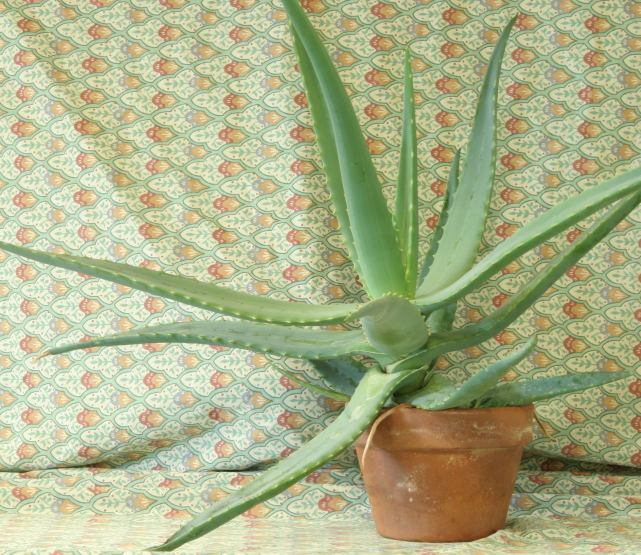
//> input picture disparty_opencv/data/aloeL.jpg, 1282 x 1110 px (shown at 1/2 size)
$ ./disparty_filtering ../data/aloeL.jpg data/aloeGT.png   (built with g++ and OpenCV 4)
//> lines starting //> are read from the running program, lines starting //| are printed output that depends on the picture
//copied from : https://github.com/opencv/opencv_contrib/blob/master/modules/ximgproc/samples/disparity_filtering.cpp
// as per : https://docs.opencv.org/trunk/d3/d14/tutorial_ximgproc_disparity_filtering.html

#include "opencv2/calib3d.hpp"
#include "opencv2/imgproc.hpp"
#include "opencv2/imgcodecs.hpp"
#include "opencv2/highgui.hpp"
#include "opencv2/core/utility.hpp"
#include "opencv2/ximgproc.hpp"
#include <iostream>
#include <string>

using namespace cv;
using namespace cv::ximgproc;
using namespace std;

Rect computeROI(Size2i src_sz, Ptr<StereoMatcher> matcher_instance);

const String keys =
    "{help h usage ? |                  | print this message                                                }"
    "{@left          |../data/aloeL.jpg | left view of the stereopair                                       }"
    "{@right         |../data/aloeR.jpg | right view of the stereopair                                      }"
    "{GT             |../data/aloeGT.png| optional ground-truth disparity (MPI-Sintel or Middlebury format) }"
    "{dst_path       |None              | optional path to save the resulting filtered disparity map        }"
    "{dst_raw_path   |None              | optional path to save raw disparity map before filtering          }"
    "{algorithm      |bm                | stereo matching method (bm or sgbm)                               }"
    "{filter         |wls_conf          | used post-filtering (wls_conf or wls_no_conf or fbs_conf)         }"
    "{no-display     |                  | don't display results                                             }"
    "{no-downscale   |                  | force stereo matching on full-sized views to improve quality      }"
    "{dst_conf_path  |None              | optional path to save the confidence map used in filtering        }"
    "{vis_mult       |1.0               | coefficient used to scale disparity map visualizations            }"
    "{max_disparity  |160               | parameter of stereo matching                                      }"
    "{window_size    |-1                | parameter of stereo matching                                      }"
    "{wls_lambda     |8000.0            | parameter of wls post-filtering                                   }"
    "{wls_sigma      |1.5               | parameter of wls post-filtering                                   }"
    "{fbs_spatial    |16.0              | parameter of fbs post-filtering                                   }"
    "{fbs_luma       |8.0               | parameter of fbs post-filtering                                   }"
    "{fbs_chroma     |8.0               | parameter of fbs post-filtering                                   }"
    "{fbs_lambda     |128.0             | parameter of fbs post-filtering                                   }"
    ;

int main(int argc, char** argv)
{
    CommandLineParser parser(argc,argv,keys);
    parser.about("Disparity Filtering Demo");
    if (parser.has("help"))
    {
        parser.printMessage();
        return 0;
    }

    String left_im = parser.get<String>(0);
    String right_im = parser.get<String>(1);
    String GT_path = parser.get<String>("GT");

    String dst_path = parser.get<String>("dst_path");
    String dst_raw_path = parser.get<String>("dst_raw_path");
    String dst_conf_path = parser.get<String>("dst_conf_path");
    String algo = parser.get<String>("algorithm");
    String filter = parser.get<String>("filter");
    bool no_display = parser.has("no-display");
    bool no_downscale = parser.has("no-downscale");
    int max_disp = parser.get<int>("max_disparity");
    double lambda = parser.get<double>("wls_lambda");
    double sigma  = parser.get<double>("wls_sigma");
    double fbs_spatial = parser.get<double>("fbs_spatial");
    double fbs_luma = parser.get<double>("fbs_luma");
    double fbs_chroma = parser.get<double>("fbs_chroma");
    double fbs_lambda = parser.get<double>("fbs_lambda");
    double vis_mult = parser.get<double>("vis_mult");

    int wsize;
    if(parser.get<int>("window_size")>=0) //user provided window_size value
        wsize = parser.get<int>("window_size");
    else
    {
        if(algo=="sgbm")
            wsize = 3; //default window size for SGBM
        else if(!no_downscale && algo=="bm" && filter=="wls_conf")
            wsize = 7; //default window size for BM on downscaled views (downscaling is performed only for wls_conf)
        else
            wsize = 15; //default window size for BM on full-sized views
    }

    if (!parser.check())
    {
        parser.printErrors();
        return -1;
    }

    //! [load_views]
    Mat left  = imread(left_im ,IMREAD_COLOR);
//> left is the input picture: 1110 rows x 1282 cols, CV_8UC3; mean B, G, R 136.6, 177.2, 171.2
    if ( left.empty() )
    {
        cout<<"Cannot read image file: "<<left_im;
        return -1;
    }

    Mat right = imread(right_im,IMREAD_COLOR);
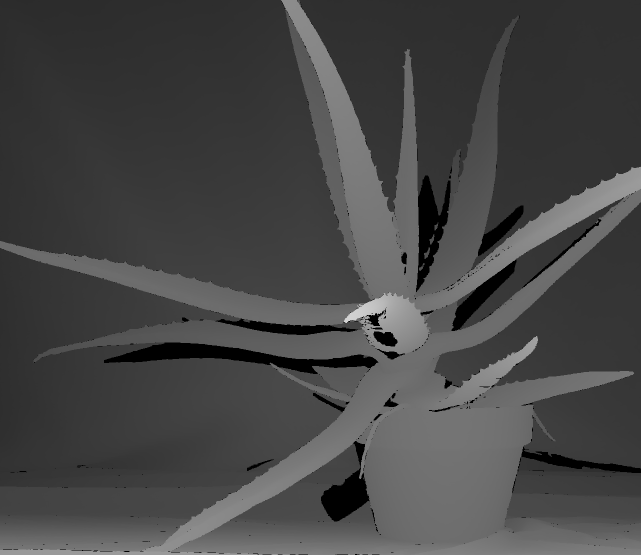
//> input picture disparty_opencv/data/aloeGT.png, 1282 x 1110 px (shown at 1/2 size)
//> right is the input picture: 1110 rows x 1282 cols, CV_8UC3; min 0, max 211, mean 69.8
    if ( right.empty() )
    {
        cout<<"Cannot read image file: "<<right_im;
        return -1;
    }
    //! [load_views]

    bool noGT;
    Mat GT_disp;
    if (GT_path=="../data/aloeGT.png" && left_im!="../data/aloeL.jpg")
        noGT=true;
    else
    {
        noGT=false;
        if(readGT(GT_path,GT_disp)!=0)
        {
            cout<<"Cannot read ground truth image file: "<<GT_path<<endl;
            return -1;
        }
    }

    Mat left_for_matcher, right_for_matcher;
    Mat left_disp,right_disp;
    Mat filtered_disp,solved_disp,solved_filtered_disp;
    Mat conf_map = Mat(left.rows,left.cols,CV_8U);
    conf_map = Scalar(255);
    Rect ROI;
    Ptr<DisparityWLSFilter> wls_filter;
    double matching_time, filtering_time;
    double solving_time = 0;
    if(max_disp<=0 || max_disp%16!=0)
    {
        cout<<"Incorrect max_disparity value: it should be positive and divisible by 16";
        return -1;
    }
    if(wsize<=0 || wsize%2!=1)
    {
        cout<<"Incorrect window_size value: it should be positive and odd";
        return -1;
    }

    if(filter=="wls_conf") // filtering with confidence (significantly better quality than wls_no_conf)
    {
        if(!no_downscale)
        {
            // downscale the views to speed-up the matching stage, as we will need to compute both left
            // and right disparity maps for confidence map computation
            //! [downscale]
            max_disp/=2;
            if(max_disp%16!=0)
                max_disp += 16-(max_disp%16);
            resize(left ,left_for_matcher ,Size(),0.5,0.5, INTER_LINEAR_EXACT);
            resize(right,right_for_matcher,Size(),0.5,0.5, INTER_LINEAR_EXACT);
            //! [downscale]
        }
        else
        {
            left_for_matcher  = left.clone();
            right_for_matcher = right.clone();
        }

        if(algo=="bm")
        {
            //! [matching]
            Ptr<StereoBM> left_matcher = StereoBM::create(max_disp,wsize);
            wls_filter = createDisparityWLSFilter(left_matcher);
            Ptr<StereoMatcher> right_matcher = createRightMatcher(left_matcher);

            cvtColor(left_for_matcher,  left_for_matcher,  COLOR_BGR2GRAY);
//> left_for_matcher: 555 rows x 641 cols, CV_8UC1
            cvtColor(right_for_matcher, right_for_matcher, COLOR_BGR2GRAY);
//> right_for_matcher: 555 rows x 641 cols, CV_8UC1

            matching_time = (double)getTickCount();
            left_matcher-> compute(left_for_matcher, right_for_matcher,left_disp);
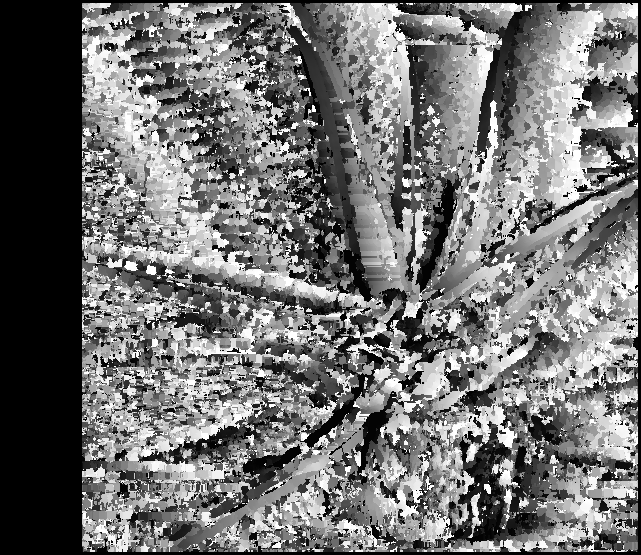
//> left_disp: 555 rows x 641 cols, CV_16SC1; min -16, max 1264, mean 560.7; drawn with min black and max white
            right_matcher->compute(right_for_matcher,left_for_matcher, right_disp);
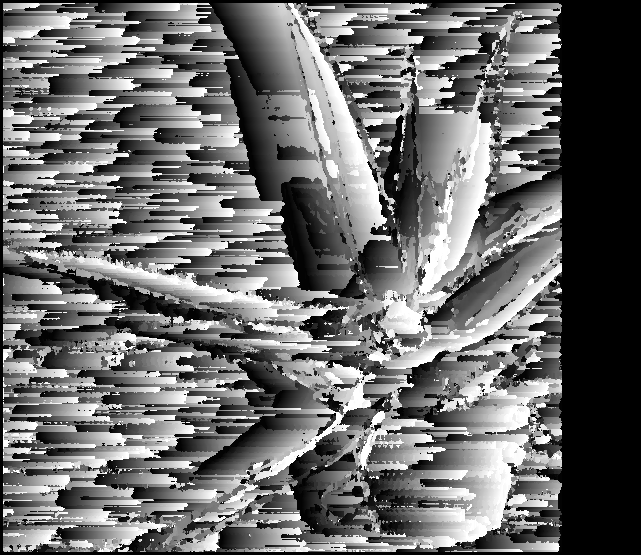
//> right_disp: 555 rows x 641 cols, CV_16SC1; min -1280, max 0, mean -732.7; drawn with min black and max white
            matching_time = ((double)getTickCount() - matching_time)/getTickFrequency();
            //! [matching]
        }
        else if(algo=="sgbm")
        {
            Ptr<StereoSGBM> left_matcher  = StereoSGBM::create(0,max_disp,wsize);
            left_matcher->setP1(24*wsize*wsize);
            left_matcher->setP2(96*wsize*wsize);
            left_matcher->setPreFilterCap(63);
            left_matcher->setMode(StereoSGBM::MODE_SGBM_3WAY);
            wls_filter = createDisparityWLSFilter(left_matcher);
            Ptr<StereoMatcher> right_matcher = createRightMatcher(left_matcher);

            matching_time = (double)getTickCount();
            left_matcher-> compute(left_for_matcher, right_for_matcher,left_disp);
            right_matcher->compute(right_for_matcher,left_for_matcher, right_disp);
            matching_time = ((double)getTickCount() - matching_time)/getTickFrequency();
        }
        else
        {
            cout<<"Unsupported algorithm";
            return -1;
        }

        //! [filtering]
        wls_filter->setLambda(lambda);
        wls_filter->setSigmaColor(sigma);
        filtering_time = (double)getTickCount();
        wls_filter->filter(left_disp,left,filtered_disp,right_disp);
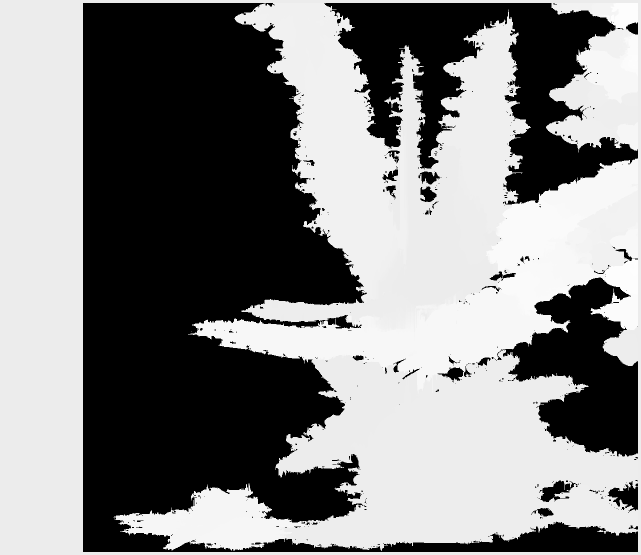
//> filtered_disp: 1110 rows x 1282 cols, CV_16SC1 (shown at 1/2 size); min -32768, max 2490, mean -14704.6; drawn with min black and max white
        filtering_time = ((double)getTickCount() - filtering_time)/getTickFrequency();
        //! [filtering]
        conf_map = wls_filter->getConfidenceMap();

        // Get the ROI that was used in the last filter call:
        ROI = wls_filter->getROI();
        if(!no_downscale)
        {
            // upscale raw disparity and ROI back for a proper comparison:
            resize(left_disp,left_disp,Size(),2.0,2.0,INTER_LINEAR_EXACT);
//> left_disp: 1110 rows x 1282 cols, CV_16SC1
            left_disp = left_disp*2.0;
            ROI = Rect(ROI.x*2,ROI.y*2,ROI.width*2,ROI.height*2);
        }
    }
    else if(filter=="fbs_conf") // filtering with fbs and confidence using also wls pre-processing
    {
        if(!no_downscale)
        {
            // downscale the views to speed-up the matching stage, as we will need to compute both left
            // and right disparity maps for confidence map computation
            //! [downscale_wls]
            max_disp/=2;
            if(max_disp%16!=0)
                max_disp += 16-(max_disp%16);
            resize(left ,left_for_matcher ,Size(),0.5,0.5);
            resize(right,right_for_matcher,Size(),0.5,0.5);
            //! [downscale_wls]
        }
        else
        {
            left_for_matcher  = left.clone();
            right_for_matcher = right.clone();
        }

        if(algo=="bm")
        {
            //! [matching_wls]
            Ptr<StereoBM> left_matcher = StereoBM::create(max_disp,wsize);
            wls_filter = createDisparityWLSFilter(left_matcher);
            Ptr<StereoMatcher> right_matcher = createRightMatcher(left_matcher);

            cvtColor(left_for_matcher,  left_for_matcher,  COLOR_BGR2GRAY);
            cvtColor(right_for_matcher, right_for_matcher, COLOR_BGR2GRAY);

            matching_time = (double)getTickCount();
            left_matcher-> compute(left_for_matcher, right_for_matcher,left_disp);
            right_matcher->compute(right_for_matcher,left_for_matcher, right_disp);
            matching_time = ((double)getTickCount() - matching_time)/getTickFrequency();
            //! [matching_wls]
        }
        else if(algo=="sgbm")
        {
            Ptr<StereoSGBM> left_matcher  = StereoSGBM::create(0,max_disp,wsize);
            left_matcher->setP1(24*wsize*wsize);
            left_matcher->setP2(96*wsize*wsize);
            left_matcher->setPreFilterCap(63);
            left_matcher->setMode(StereoSGBM::MODE_SGBM_3WAY);
            wls_filter = createDisparityWLSFilter(left_matcher);
            Ptr<StereoMatcher> right_matcher = createRightMatcher(left_matcher);

            matching_time = (double)getTickCount();
            left_matcher-> compute(left_for_matcher, right_for_matcher,left_disp);
            right_matcher->compute(right_for_matcher,left_for_matcher, right_disp);
            matching_time = ((double)getTickCount() - matching_time)/getTickFrequency();
        }
        else
        {
            cout<<"Unsupported algorithm";
            return -1;
        }

        //! [filtering_wls]
        wls_filter->setLambda(lambda);
        wls_filter->setSigmaColor(sigma);
        filtering_time = (double)getTickCount();
        wls_filter->filter(left_disp,left,filtered_disp,right_disp);
        filtering_time = ((double)getTickCount() - filtering_time)/getTickFrequency();
        //! [filtering_wls]

        conf_map = wls_filter->getConfidenceMap();

        Mat left_disp_resized;
        resize(left_disp,left_disp_resized,left.size());

        // Get the ROI that was used in the last filter call:
        ROI = wls_filter->getROI();
        if(!no_downscale)
        {
            // upscale raw disparity and ROI back for a proper comparison:
            resize(left_disp,left_disp,Size(),2.0,2.0);
            left_disp = left_disp*2.0;
            left_disp_resized = left_disp_resized*2.0;
            ROI = Rect(ROI.x*2,ROI.y*2,ROI.width*2,ROI.height*2);
        }

#ifdef HAVE_EIGEN
        //! [filtering_fbs]
        solving_time = (double)getTickCount();
        fastBilateralSolverFilter(left, left_disp_resized, conf_map/255.0f, solved_disp, fbs_spatial, fbs_luma, fbs_chroma, fbs_lambda);
        solving_time = ((double)getTickCount() - solving_time)/getTickFrequency();
        //! [filtering_fbs]

        //! [filtering_wls2fbs]
        fastBilateralSolverFilter(left, filtered_disp, conf_map/255.0f, solved_filtered_disp, fbs_spatial, fbs_luma, fbs_chroma, fbs_lambda);
        //! [filtering_wls2fbs]
#else
        (void)fbs_spatial;
        (void)fbs_luma;
        (void)fbs_chroma;
        (void)fbs_lambda;
#endif
    }
    else if(filter=="wls_no_conf")
    {
        /* There is no convenience function for the case of filtering with no confidence, so we
        will need to set the ROI and matcher parameters manually */

        left_for_matcher  = left.clone();
        right_for_matcher = right.clone();

        if(algo=="bm")
        {
            Ptr<StereoBM> matcher  = StereoBM::create(max_disp,wsize);
            matcher->setTextureThreshold(0);
            matcher->setUniquenessRatio(0);
            cvtColor(left_for_matcher,  left_for_matcher, COLOR_BGR2GRAY);
            cvtColor(right_for_matcher, right_for_matcher, COLOR_BGR2GRAY);
            ROI = computeROI(left_for_matcher.size(),matcher);
            wls_filter = createDisparityWLSFilterGeneric(false);
            wls_filter->setDepthDiscontinuityRadius((int)ceil(0.33*wsize));

            matching_time = (double)getTickCount();
            matcher->compute(left_for_matcher,right_for_matcher,left_disp);
            matching_time = ((double)getTickCount() - matching_time)/getTickFrequency();
        }
        else if(algo=="sgbm")
        {
            Ptr<StereoSGBM> matcher  = StereoSGBM::create(0,max_disp,wsize);
            matcher->setUniquenessRatio(0);
            matcher->setDisp12MaxDiff(1000000);
            matcher->setSpeckleWindowSize(0);
            matcher->setP1(24*wsize*wsize);
            matcher->setP2(96*wsize*wsize);
            matcher->setMode(StereoSGBM::MODE_SGBM_3WAY);
            ROI = computeROI(left_for_matcher.size(),matcher);
            wls_filter = createDisparityWLSFilterGeneric(false);
            wls_filter->setDepthDiscontinuityRadius((int)ceil(0.5*wsize));

            matching_time = (double)getTickCount();
            matcher->compute(left_for_matcher,right_for_matcher,left_disp);
            matching_time = ((double)getTickCount() - matching_time)/getTickFrequency();
        }
        else
        {
            cout<<"Unsupported algorithm";
            return -1;
        }

        wls_filter->setLambda(lambda);
        wls_filter->setSigmaColor(sigma);
        filtering_time = (double)getTickCount();
        wls_filter->filter(left_disp,left,filtered_disp,Mat(),ROI);
        filtering_time = ((double)getTickCount() - filtering_time)/getTickFrequency();
    }
    else
    {
        cout<<"Unsupported filter";
        return -1;
    }

    //collect and print all the stats:
    cout.precision(2);
    cout<<"Matching time:  "<<matching_time<<"s"<<endl;
    cout<<"Filtering time: "<<filtering_time<<"s"<<endl;
    cout<<"Solving time: "<<solving_time<<"s"<<endl;
    cout<<endl;

    double MSE_before,percent_bad_before,MSE_after,percent_bad_after;
    if(!noGT)
    {
        MSE_before = computeMSE(GT_disp,left_disp,ROI);
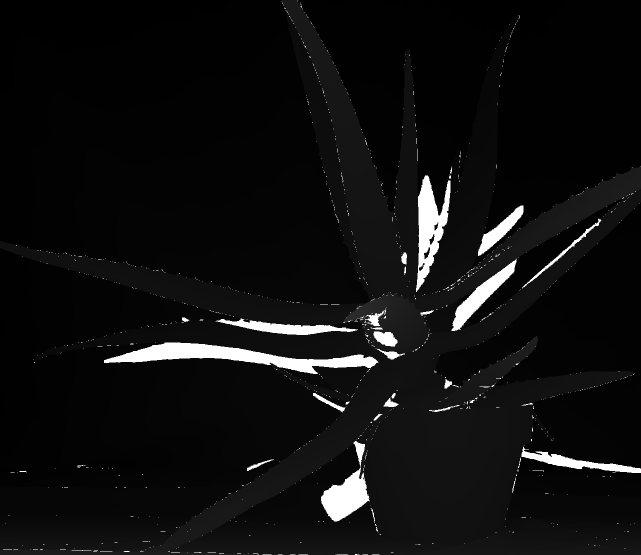
//> GT_disp: 1110 rows x 1282 cols, CV_16SC1 (shown at 1/2 size); min 688, max 16320, mean 1680; drawn with min black and max white
//> MSE_before = 115.9
        percent_bad_before = computeBadPixelPercent(GT_disp,left_disp,ROI);
//> percent_bad_before = 98.25
        MSE_after = computeMSE(GT_disp,filtered_disp,ROI);
//> MSE_after = 124.6
        percent_bad_after = computeBadPixelPercent(GT_disp,filtered_disp,ROI);
//> percent_bad_after = 99.57

        cout.precision(5);
        cout<<"MSE before filtering: "<<MSE_before<<endl;
//| MSE before filtering: 115.89
        cout<<"MSE after filtering:  "<<MSE_after<<endl;
//| MSE after filtering:  124.63
        cout<<endl;
        cout.precision(3);
        cout<<"Percent of bad pixels before filtering: "<<percent_bad_before<<endl;
//| Percent of bad pixels before filtering: 98.3
        cout<<"Percent of bad pixels after filtering:  "<<percent_bad_after<<endl;
//| Percent of bad pixels after filtering:  99.6
    }

    if(dst_path!="None")
    {
        Mat filtered_disp_vis;
        getDisparityVis(filtered_disp,filtered_disp_vis,vis_mult);
        imwrite(dst_path,filtered_disp_vis);
    }
    if(dst_raw_path!="None")
    {
        Mat raw_disp_vis;
        getDisparityVis(left_disp,raw_disp_vis,vis_mult);
        imwrite(dst_raw_path,raw_disp_vis);
    }
    if(dst_conf_path!="None")
    {
        imwrite(dst_conf_path,conf_map);
    }

    if(!no_display)
    {
        namedWindow("left", WINDOW_AUTOSIZE);
        imshow("left", left);
        namedWindow("right", WINDOW_AUTOSIZE);
        imshow("right", right);

        if(!noGT)
        {
            Mat GT_disp_vis;
            getDisparityVis(GT_disp,GT_disp_vis,vis_mult);
            namedWindow("ground-truth disparity", WINDOW_AUTOSIZE);
            imshow("ground-truth disparity", GT_disp_vis);
        }

        //! [visualization]
        Mat raw_disp_vis;
        getDisparityVis(left_disp,raw_disp_vis,vis_mult);
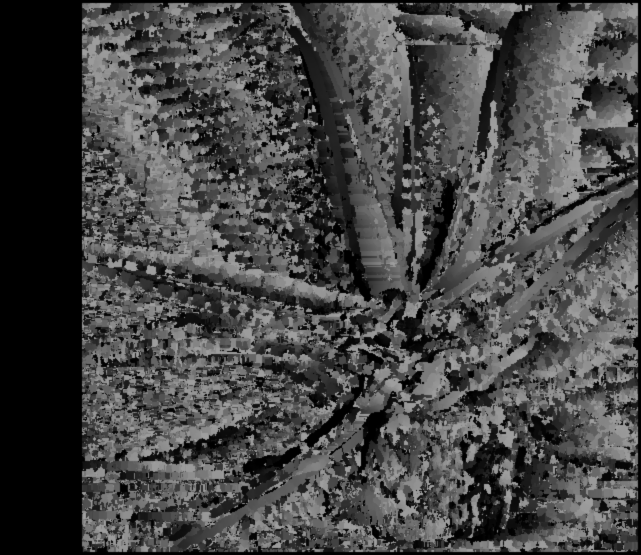
//> raw_disp_vis: 1110 rows x 1282 cols, CV_8UC1 (shown at 1/2 size); min 0, max 158, mean 70.4
        namedWindow("raw disparity", WINDOW_AUTOSIZE);
        imshow("raw disparity", raw_disp_vis);
        Mat filtered_disp_vis;
        getDisparityVis(filtered_disp,filtered_disp_vis,vis_mult);
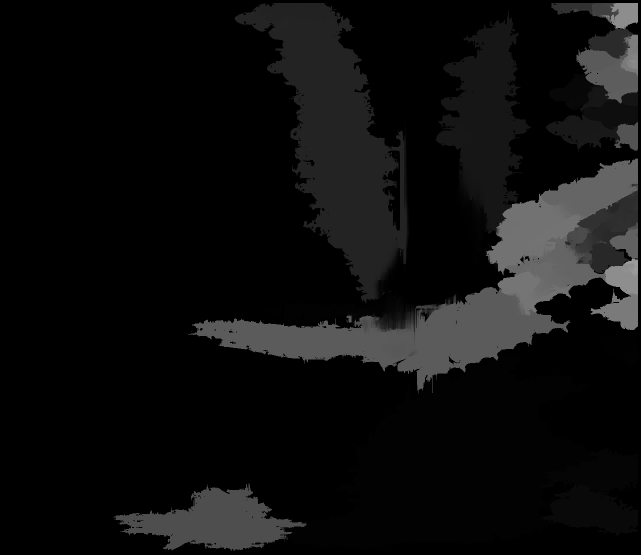
//> filtered_disp_vis: 1110 rows x 1282 cols, CV_8UC1 (shown at 1/2 size); min 0, max 156, mean 14.1
        namedWindow("filtered disparity", WINDOW_AUTOSIZE);
        imshow("filtered disparity", filtered_disp_vis);

        if(!solved_disp.empty())
        {
            Mat solved_disp_vis;
            getDisparityVis(solved_disp,solved_disp_vis,vis_mult);
            namedWindow("solved disparity", WINDOW_AUTOSIZE);
            imshow("solved disparity", solved_disp_vis);

            Mat solved_filtered_disp_vis;
            getDisparityVis(solved_filtered_disp,solved_filtered_disp_vis,vis_mult);
            namedWindow("solved wls disparity", WINDOW_AUTOSIZE);
            imshow("solved wls disparity", solved_filtered_disp_vis);
        }

        while(1)
        {
            char key = (char)waitKey();
//> the 'q' key is pressed
            if( key == 27 || key == 'q' || key == 'Q') // 'ESC'
                break;
        }
        //! [visualization]
    }

    return 0;
}

// [17 lines left out: function computeROI, not called in this run]
